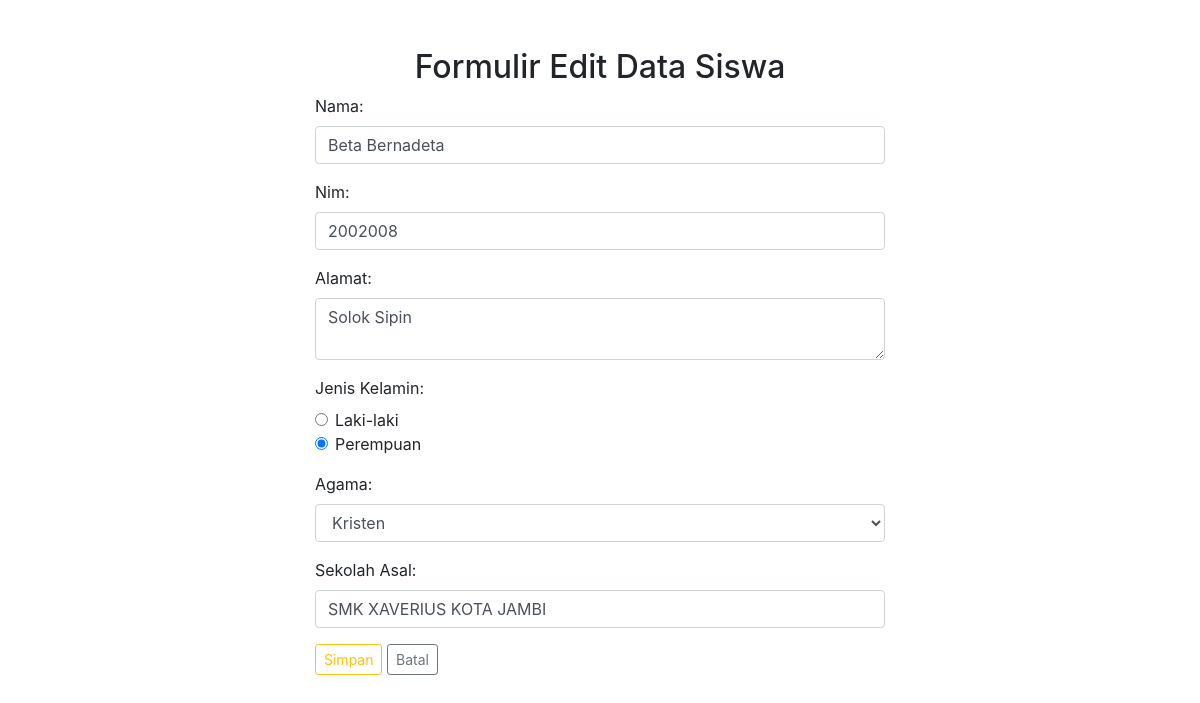
/edit.php?id=14, run on the app's committed database.
### tables this page shows
CREATE TABLE `siswa` (
  `id` int(11) NOT NULL,
  `nama` varchar(25) NOT NULL,
  `nim` varchar(12) NOT NULL,
  `alamat` varchar(25) NOT NULL,
  `jenis_kelamin` enum('Laki-laki','Perempuan','','') NOT NULL,
  `agama` enum('Islam','Kristen','Hindu','Budha') NOT NULL,
  `sekolah_asal` varchar(25) NOT NULL
);

### edit.php (the view, shortened to what this page needs)
<!DOCTYPE html>
<html>
<head>
    <link rel="stylesheet" href="https://stackpath.bootstrapcdn.com/bootstrap/4.5.2/css/bootstrap.min.css">
</head>
<body>
    <?php
    include "koneksi.php";
    if (isset($_GET['id'])) {
        $id = $_GET['id'];
        $query = "SELECT * FROM siswa WHERE id = '$id'";
        $result = mysqli_query($koneksi, $query);
        $data = mysqli_fetch_assoc($result);
    }
    ?>
    <div class="container mt-5 w-50">
        <h2 class="text-center">Formulir Edit Data Siswa</h2>
        <form method="post" action="edit.php">
            <div class="form-group">
                <label>Nama:</label>
                <input type="text" name="nama" class="form-control" value="<?php echo $data['nama']; ?>" required>
            </div>
            <div class="form-group">
                <label>Nim:</label>
                <input type="text" name="nim" class="form-control" value="<?php echo $data['nim']; ?>" required>
            </div>
            <div class="form-group">
                <label>Alamat:</label>
                <textarea name="alamat" class="form-control" required><?php echo $data['alamat']; ?></textarea>
            </div>
            <div class="form-group">
                <label>Jenis Kelamin:</label>
                <div class="form-check">
                    <input type="radio" name="jenis_kelamin" value="Laki-laki" class="form-check-input" <?php echo ($data['jenis_kelamin'] == 'Laki-laki') ? 'checked' : ''; ?> required>
                    <label class="form-check-label">Laki-laki</label>
                </div>
                <div class="form-check">
                    <input type="radio" name="jenis_kelamin" value="Perempuan" class="form-check-input" <?php echo ($data['jenis_kelamin'] == 'Perempuan') ? 'checked' : ''; ?> required>
                    <label class="form-check-label">Perempuan</label>
                </div>
            </div>
            <div class="form-group">
                <label>Agama:</label>
                <select name="agama" class="form-control" required>
                    <option value="Kristen" <?php echo ($data['agama'] == 'Kristen') ? 'selected' : ''; ?>>Kristen</option>
                </select>
            </div>
            <div class="form-group">
                <label>Sekolah Asal:</label>
                <input type="text" name="sekolah_asal" class="form-control" value="<?php echo $data['sekolah_asal']; ?>" required>
            </div>
            <button type="submit" class="btn btn-sm btn-outline-warning ">Simpan</button>
            <a href="index.php" class="btn btn-sm btn-outline-secondary">Batal</a>
        </form>
    </div>
</body>
</html>

### data on the page
siswa: nama "Beta Bernadeta", nim "2002008", alamat "Solok Sipin", jenis_kelamin "☑", agama "Kristen", sekolah_asal "SMK XAVERIUS KOTA JAMBI"
